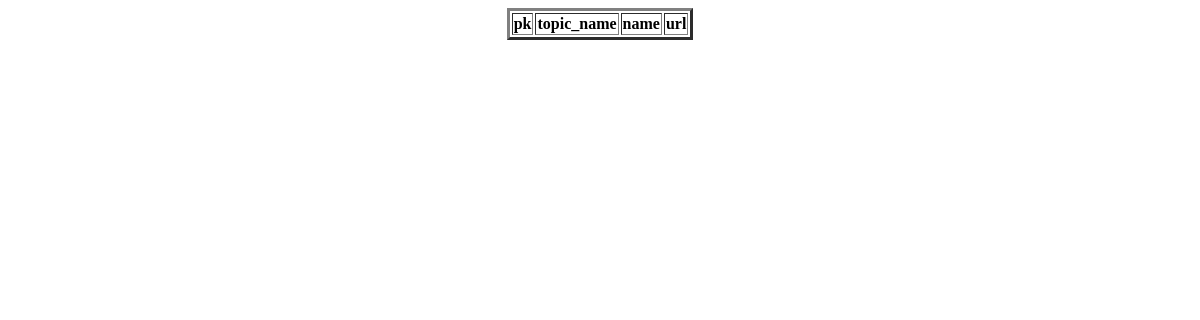
/display_webpage/, run on an earlier commit of the app's database.
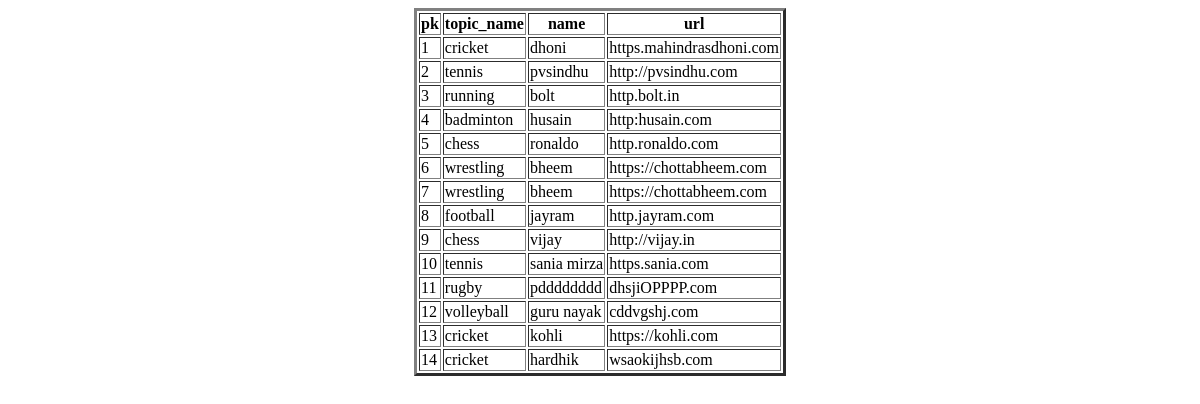
And on a later commit of the database.
### app/models.py (models this page shows, shortened)
class webpage(models.Model):
    topic_name=models.ForeignKey(topic,on_delete=models.CASCADE)
    name=models.CharField(max_length=100)
    url=models.URLField()

class topic(models.Model):
    topic_name=models.CharField(max_length=100,primary_key=True)
    def __str__(self):
        return self.topic_name

### app/views.py (the view)
# urls.py: path("display_webpage/",display_webpage,name="display_webpage"),
def display_webpage(request):
    qswo=webpage.objects.all()
    d={"qswo":qswo}
    return render(request,"webpage_insert.html",d)

### templates/webpage_insert.html (shortened to what this page needs)
<!DOCTYPE html>
<html lang="en">
<head>
</head>
<body>
    <center>
        <table border="3px">
            <tr>
                <th>pk</th>
                <th>topic_name</th>
                <th>name</th>
                <th>url</th>
            </tr>
            {% for wo in qswo %}
            <tr>
                <td>{{ wo.pk }}</td>
                <td>{{ wo.topic_name }}</td>
                <td>{{wo.name}}</td>
                <td>{{wo.url}}</td>
            </tr>
            {% endfor %}
        </table>
    </center>
</body>
</html>

What changed in the data, as far as the page shows it:
added webpage: pk "1", topic_name "cricket", name "dhoni", url "https.mahindrasdhoni.com"
added webpage: pk "2", topic_name "tennis", name "pvsindhu", url "http://pvsindhu.com"
added webpage: pk "3", topic_name "running", name "bolt", url "http.bolt.in"
added webpage: pk "4", topic_name "badminton", name "husain", url "http:husain.com"
added webpage: pk "5", topic_name "chess", name "ronaldo", url "http.ronaldo.com"
added webpage: pk "6", topic_name "wrestling", name "bheem", url "https://chottabheem.com"
added webpage: pk "7", topic_name "wrestling", name "bheem", url "https://chottabheem.com"
added webpage: pk "8", topic_name "football", name "jayram", url "http.jayram.com"
added webpage: pk "9", topic_name "chess", name "vijay", url "http://vijay.in"
added webpage: pk "10", topic_name "tennis", name "sania mirza", url "https.sania.com"
added webpage: pk "11", topic_name "rugby", name "pdddddddd", url "dhsjiOPPPP.com"
added webpage: pk "12", topic_name "volleyball", name "guru nayak", url "cddvgshj.com"
added webpage: pk "13", topic_name "cricket", name "kohli", url "https://kohli.com"
added webpage: pk "14", topic_name "cricket", name "hardhik", url "wsaokijhsb.com"
